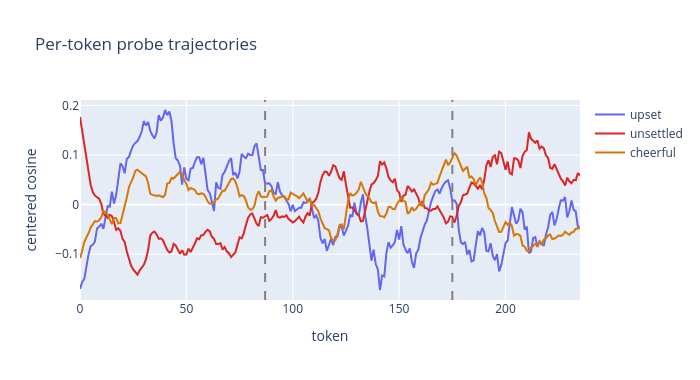

Source (notebook cell):
### Markdown cell above
## 2. One sequential story, every view

Story `t000_seq_p2_2f9faf62` (upset -> unsettled -> cheerful, 236 tokens) — chosen as the
first mid-length cross-valence sequential story in the manifest, before any scoring existed.
Corpus-lineage probes (the triple's emotions are not all in the 12-emotion selfgen set).
Each figure carries its own how-to-read caption.

### Code cell
STORY = "t000_seq_p2_2f9faf62"
row = next(m for m in manifest if m["story_id"] == STORY)
shard = np.load(fetch(f"combined_trajectories/shards/{STORY}.npz"))
emotions, starts = row["phase_emotions"], row["phase_token_starts"]
L33 = LAYERS.index(33)
cos33 = tp.smooth(tp.story_cosines(shard, labels, emotions, L33, lineage="corpus"), window=8)
tp.lines_figure(cos33, emotions, starts).show()

### Figure 1 — Plotly figure (JSON) as saved in the notebook; plotly's stock layout.template omitted (floating-point values rounded to 4 significant figures; data arrays with more than 128 entries replaced by an {"elided": "..."} marker saying what was removed)
{"data": [{"hoverinfo": "text+y+name", "line": {"color": "#6366f1", "width": 2}, "name": "upset", "text": {"elided": "236 str values"}, "type": "scatter", "x": {"elided": "236 int values"}, "y": {"elided": "236 float values"}}, {"hoverinfo": "text+y+name", "line": {"color": "#dc2626", "width": 2}, "name": "unsettled", "text": {"elided": "236 str values"}, "type": "scatter", "x": {"elided": "236 int values"}, "y": {"elided": "236 float values"}}, {"hoverinfo": "text+y+name", "line": {"color": "#d97706", "width": 2}, "name": "cheerful", "text": {"elided": "236 str values"}, "type": "scatter", "x": {"elided": "236 int values"}, "y": {"elided": "236 float values"}}], "layout": {"height": 380, "shapes": [{"line": {"color": "gray", "dash": "dash"}, "type": "line", "x0": 87, "x1": 87, "xref": "x", "y0": 0, "y1": 1, "yref": "y domain"}, {"line": {"color": "gray", "dash": "dash"}, "type": "line", "x0": 175, "x1": 175, "xref": "x", "y0": 0, "y1": 1, "yref": "y domain"}], "title": {"text": "Per-token probe trajectories"}, "width": 700, "xaxis": {"title": {"text": "token"}}, "yaxis": {"title": {"text": "centered cosine"}}}}
